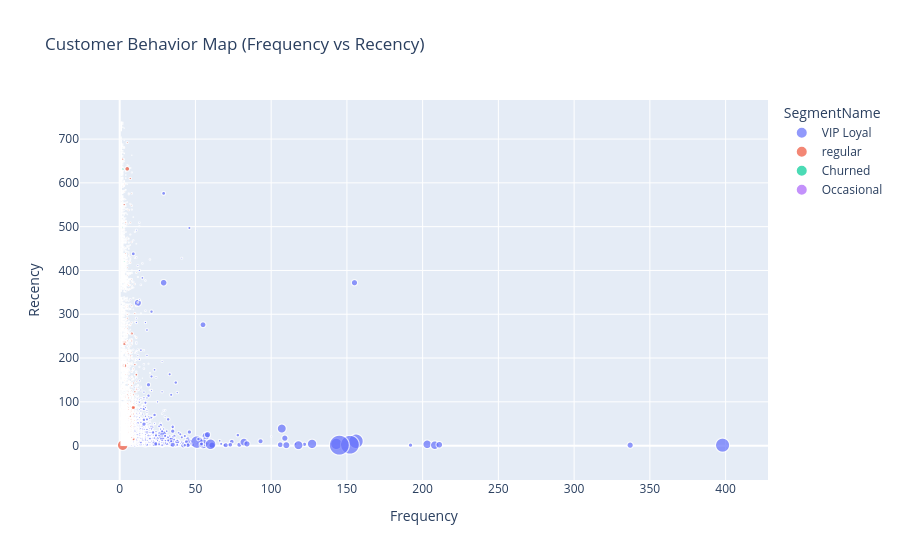

The code cell stored with this chart in its notebook:
### Markdown cell above
# Customer Behavior Map (RFM)

### Code cell
fig_rfm = px.scatter(
    rfm,
    x='Frequency',
    y='Recency',
    color='SegmentName',
    size='Monetary',
    title='Customer Behavior Map (Frequency vs Recency)'
)

fig_rfm.show()

### Figure 1 — Plotly figure (JSON) as saved in the notebook; plotly's stock layout.template omitted (floating-point values rounded to 4 significant figures; data arrays with more than 128 entries replaced by an {"elided": "..."} marker saying what was removed)
{"data": [{"hovertemplate": "SegmentName=VIP Loyal<br>Frequency=%{x}<br>Recency=%{y}<br>Monetary=%{marker.size}<extra></extra>", "legendgroup": "VIP Loyal", "marker": {"color": "#636efa", "size": {"elided": "1101 float values"}, "sizemode": "area", "sizeref": 1522.0, "symbol": "circle"}, "mode": "markers", "name": "VIP Loyal", "showlegend": true, "type": "scattergl", "x": {"elided": "1101 int values"}, "xaxis": "x", "y": {"elided": "1101 int values"}, "yaxis": "y"}, {"hovertemplate": "SegmentName=regular<br>Frequency=%{x}<br>Recency=%{y}<br>Monetary=%{marker.size}<extra></extra>", "legendgroup": "regular", "marker": {"color": "#EF553B", "size": {"elided": "1530 float values"}, "sizemode": "area", "sizeref": 1522.0, "symbol": "circle"}, "mode": "markers", "name": "regular", "showlegend": true, "type": "scattergl", "x": {"elided": "1530 int values"}, "xaxis": "x", "y": {"elided": "1530 int values"}, "yaxis": "y"}, {"hovertemplate": "SegmentName=Churned<br>Frequency=%{x}<br>Recency=%{y}<br>Monetary=%{marker.size}<extra></extra>", "legendgroup": "Churned", "marker": {"color": "#00cc96", "size": {"elided": "1722 float values"}, "sizemode": "area", "sizeref": 1522.0, "symbol": "circle"}, "mode": "markers", "name": "Churned", "showlegend": true, "type": "scattergl", "x": {"elided": "1722 int values"}, "xaxis": "x", "y": {"elided": "1722 int values"}, "yaxis": "y"}, {"hovertemplate": "SegmentName=Occasional<br>Frequency=%{x}<br>Recency=%{y}<br>Monetary=%{marker.size}<extra></extra>", "legendgroup": "Occasional", "marker": {"color": "#ab63fa", "size": {"elided": "1528 float values"}, "sizemode": "area", "sizeref": 1522.0, "symbol": "circle"}, "mode": "markers", "name": "Occasional", "showlegend": true, "type": "scattergl", "x": {"elided": "1528 int values"}, "xaxis": "x", "y": {"elided": "1528 int values"}, "yaxis": "y"}], "layout": {"legend": {"itemsizing": "constant", "title": {"text": "SegmentName"}, "tracegroupgap": 0}, "title": {"text": "Customer Behavior Map (Frequency vs Recency)"}, "xaxis": {"anchor": "y", "domain": [0, 1], "title": {"text": "Frequency"}}, "yaxis": {"anchor": "x", "domain": [0, 1], "title": {"text": "Recency"}}}}
